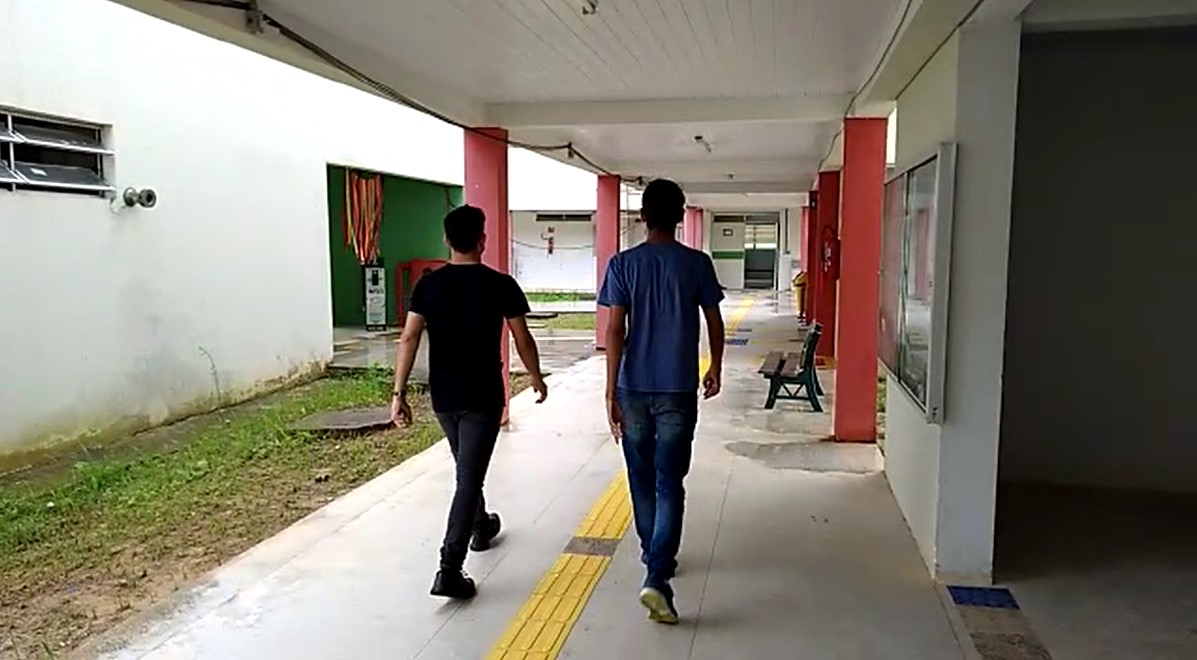
#> input picture data/imagens/input/1/1.jpg, 1197 x 660 px, found by its file name
$ python image_pedestrian_detection.py
#> lines starting #> are read from the running program, lines starting #| are printed output that depends on the picture
import cv2
import imutils

# Inicializando a pessoa HOG
# detector
hog = cv2.HOGDescriptor()
hog.setSVMDetector(cv2.HOGDescriptor_getDefaultPeopleDetector())

# Lendo a imagem
image = cv2.imread('data\\imagens\\input\\1\\1.jpg')
#> image is the input picture: shape (660, 1197, 3); mean B, G, R 114.6, 126.2, 131.9

# Redimensionando a imagem
image = imutils.resize(image,
					width=min(800, image.shape[1]))
#> image: shape (441, 800, 3)

# Detectando todas as regiões do
# Imagem que tem um pedestre dentro dela
(regions, _) = hog.detectMultiScale(image,
									winStride=(4, 4),
									padding=(4, 4),
									scale=1.05)
#> regions = [[52, 104, 81, 161], [236, 116, 151, 301], [362, 98, 160, 321]]

# Desenhando as regiões na imagem
for (x, y, w, h) in regions:
	cv2.rectangle(image, (x, y),
				(x + w, y + h),
				(0, 0, 255), 2)
#> this loop made 3 passes
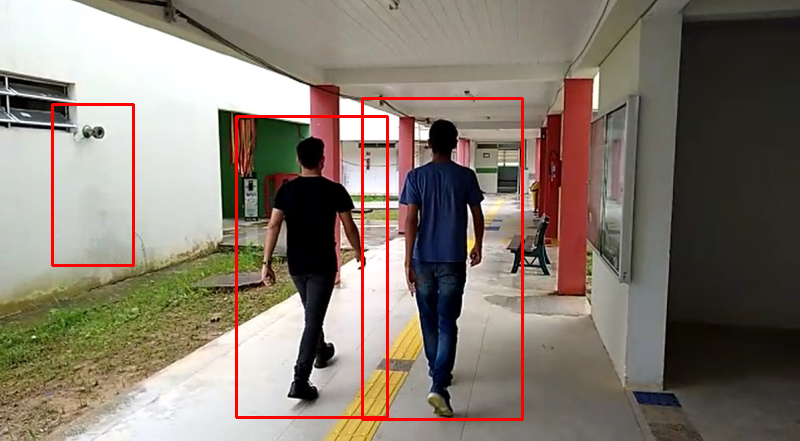
#> image: shape (441, 800, 3); mean B, G, R 111.5, 122.9, 133.5

# Mostrando a imagem de saída
cv2.imshow("Image", image)
cv2.waitKey(0)

cv2.destroyAllWindows()

$ run again, with data/imagens/input/1/2.jpg copied over data/imagens/input/1/1.jpg
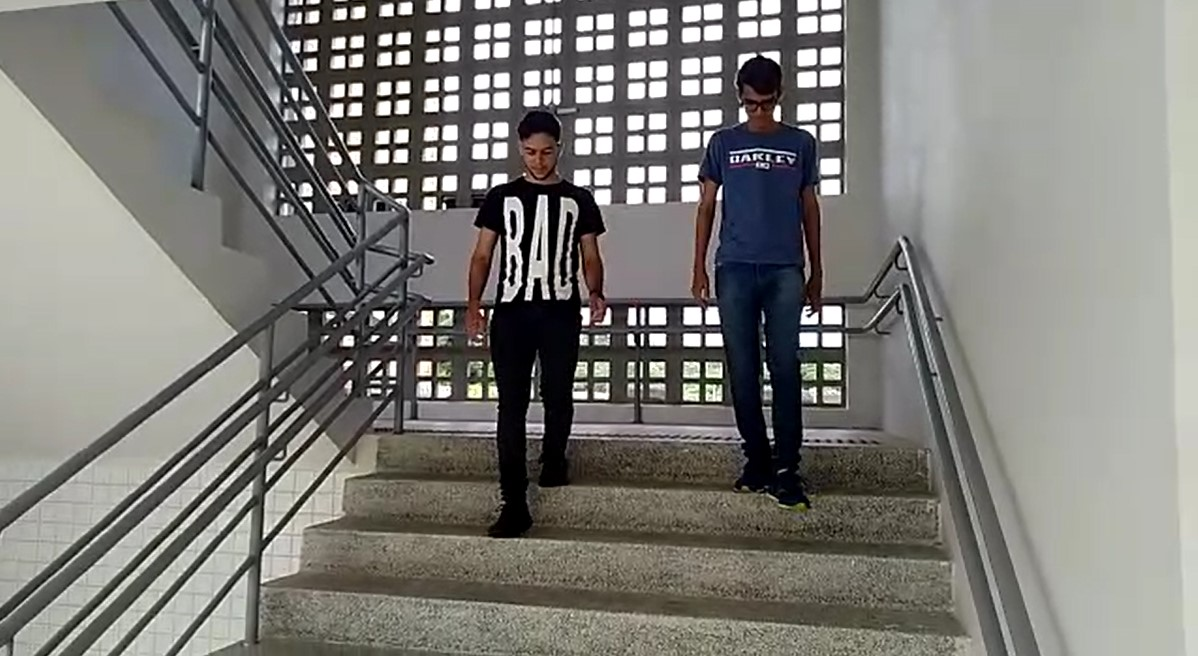
#> input picture data/imagens/input/1/2.jpg, 1198 x 656 px, found by its file name
#> image is the input picture: shape (656, 1198, 3); mean B, G, R 119.5, 124.1, 125.3
#> regions = [[554, 138, 87, 175], [424, 29, 165, 330], [270, 47, 174, 348]]
#> the loop `for (x, y, w, h) in regions:` made 3 passes
#> after the loop `for (x, y, w, h) in regions:`:
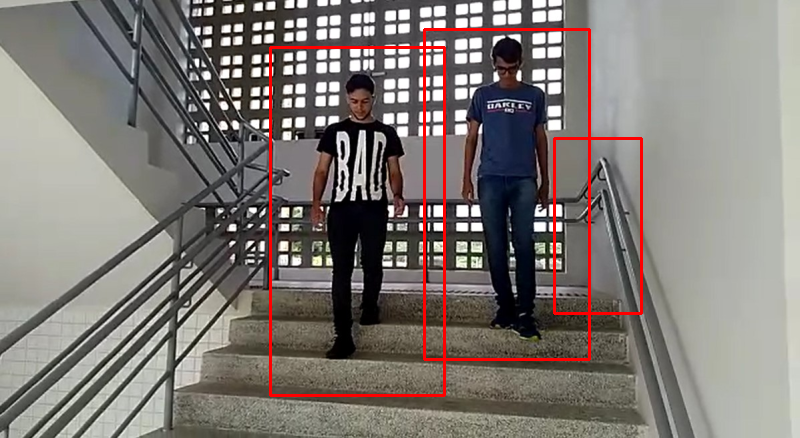
#> image: shape (438, 800, 3); mean B, G, R 117.3, 121.8, 128.4

$ run again, with data/imagens/input/1/3.jpg copied over data/imagens/input/1/1.jpg
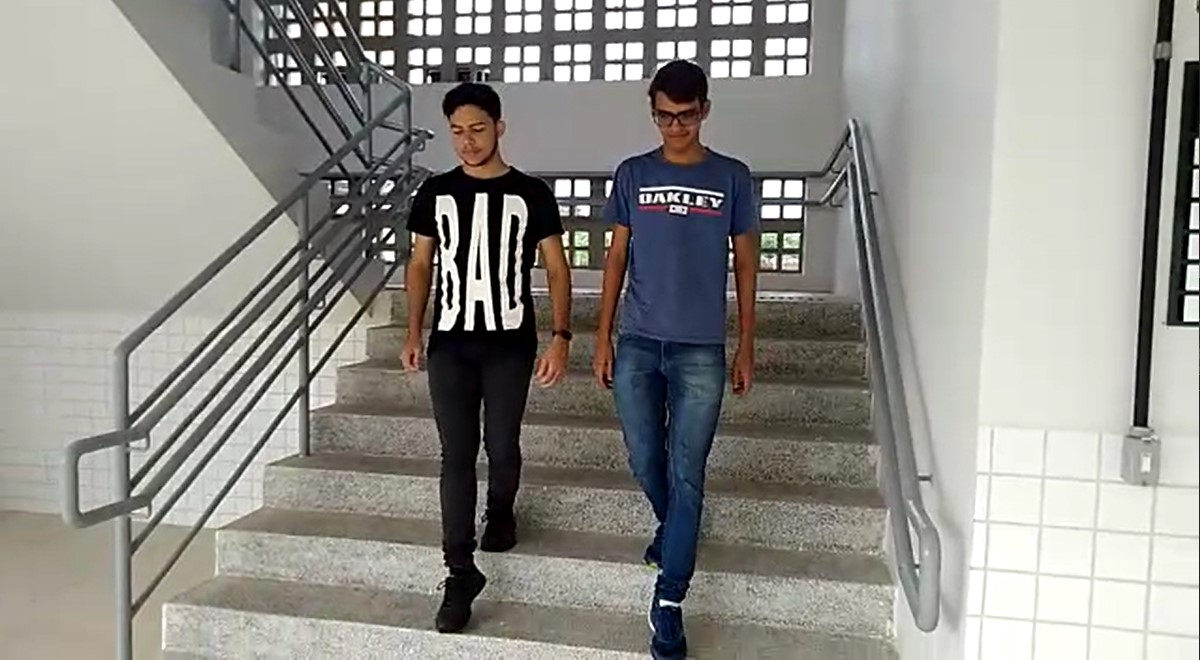
#> input picture data/imagens/input/1/3.jpg, 1200 x 660 px, found by its file name
#> image is the input picture: shape (660, 1200, 3); mean B, G, R 139.6, 145, 146.6
#> regions = [[358, 49, 184, 368], [224, 39, 194, 388]]
#> the loop `for (x, y, w, h) in regions:` made 2 passes
#> after the loop `for (x, y, w, h) in regions:`:
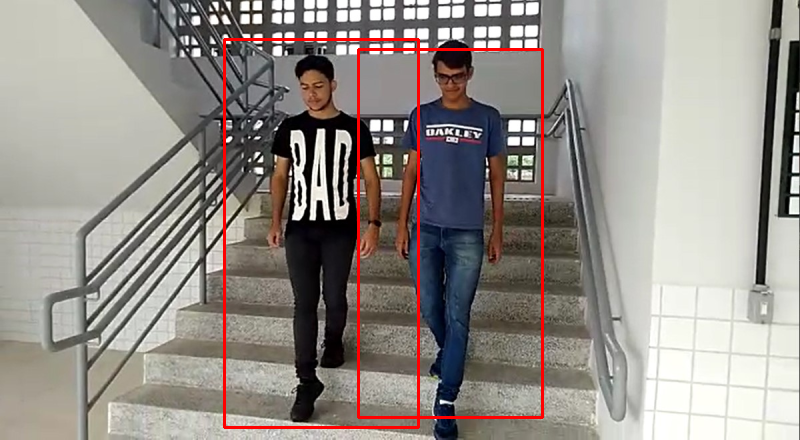
#> image: shape (440, 800, 3); mean B, G, R 137.2, 142.7, 149.1

$ run again, with data/imagens/input/1/4.jpg copied over data/imagens/input/1/1.jpg
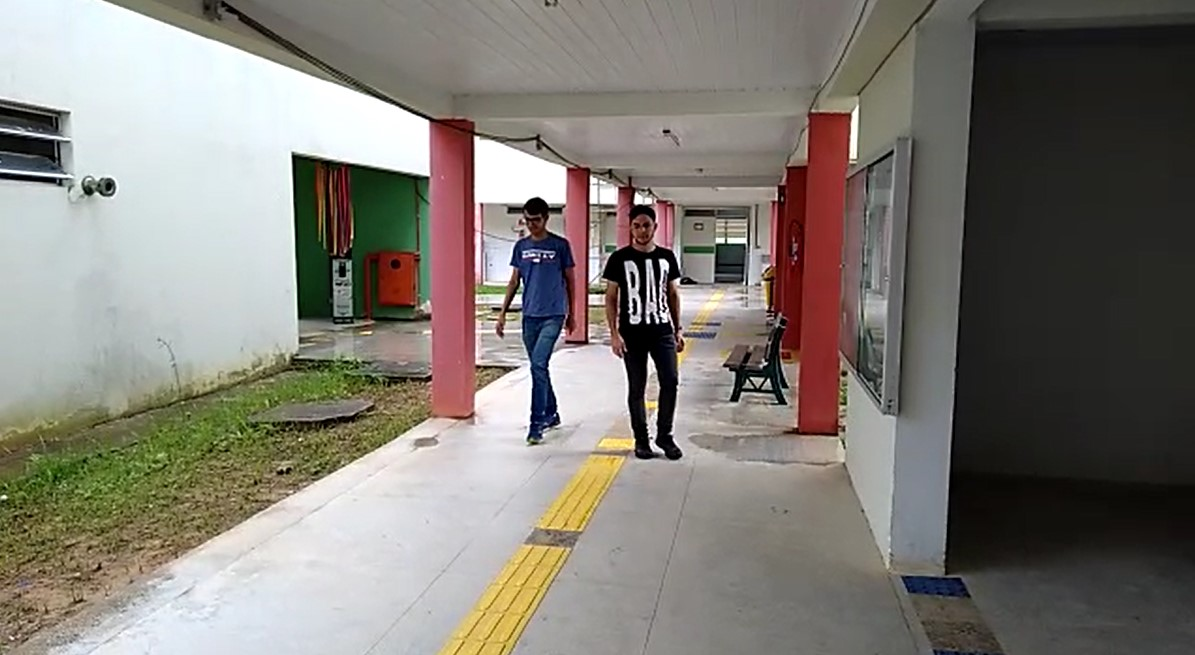
#> input picture data/imagens/input/1/4.jpg, 1195 x 655 px, found by its file name
#> image is the input picture: shape (655, 1195, 3); mean B, G, R 116.7, 123.9, 128.3
#> regions = [[318, 130, 90, 180], [385, 134, 100, 200], [20, 93, 90, 180]]
#> the loop `for (x, y, w, h) in regions:` made 3 passes
#> after the loop `for (x, y, w, h) in regions:`:
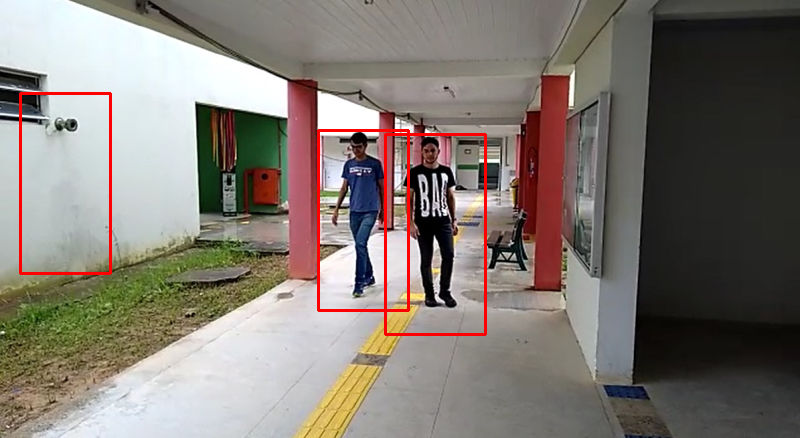
#> image: shape (438, 800, 3); mean B, G, R 114.4, 121.6, 129.4
